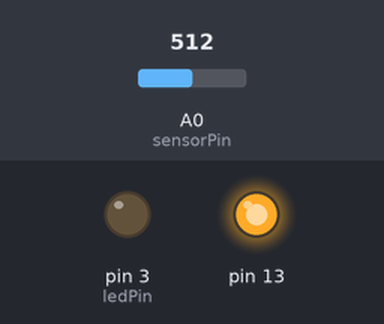
Simulated run of this sketch. Board: Arduino Uno, built with avr-gcc and run on an emulated ATmega328P. Parts: output pins drawn as LEDs (lit = HIGH). Inputs (shaded band) come from the test bench; at power-on: A0 (sensorPin) = 512.

Above: at 0.1 s.
At 6.2 s:
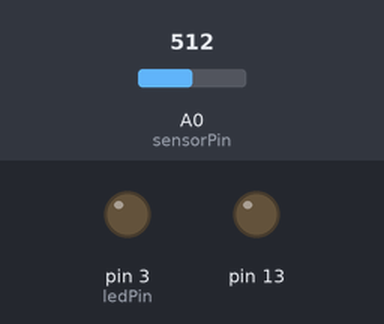
6.3 s: A0 (sensorPin) set to 306
At 7.6 s:
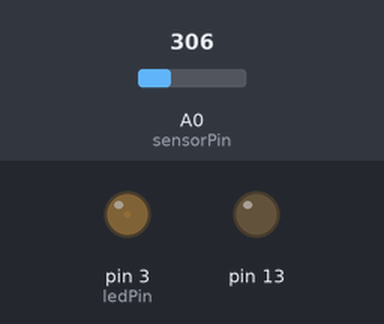
Timing chart, 0 to 9.3 s (numbered marks = the images above; inputs shaded):
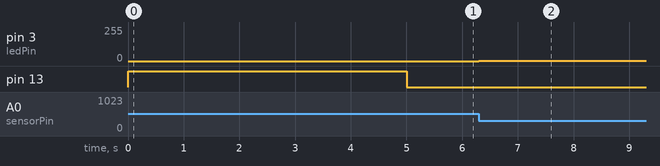

The sketch:

Calibration.ino
```cpp
/*
 * 校准传感器
 */

// 设置常量
const int sensorPin = A0; // 传感器的引脚设置为A0
const int ledPin = 3; // LED的引脚设置为3

// 设置变量
int sensorValue = 0; // 传感器的值
int sensorMin = 1023; // 最小的传感器的值
int sensorMax = 0; // 最大的传感器的值


void setup() {
  // 打开LED指示校准周期的开始：
  pinMode(13, OUTPUT);
  digitalWrite(13, HIGH);

  // 在最开始的5秒内校准
  while(millis() < 5000){
    sensorValue = analogRead(sensorPin);

    // 记录传感器最大的值
    if(sensorValue > sensorMax){
      sensorMax = sensorValue;
      }

    // 记录传感器最小的值
    if(sensorValue < sensorMin){
      sensorMin = sensorValue;
      }
    }

   // 发出校准周期结束的信号
   digitalWrite(13, LOW);
}

void loop() {
  // 读取传感器
  sensorValue = analogRead(sensorPin);

  // 将校准应用于传感器读数
  sensorValue = map(sensorValue, sensorMin, sensorMax, 0, 255);

  // 如果传感器值超出校准期间读取的范围：
  sensorValue = constrain(sensorValue, 0, 255);

  // 使用校准值淡化LED：
  analogWrite(ledPin, sensorValue);
}
```

Measured:
- after the input at 6.3 s, pin 3 (ledPin): 0/255 → 1/255 at once
